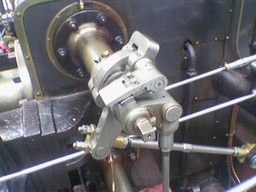
#> input picture valve.png, 256 x 192 px, shrunk from 640 x 480 before the run, found by its file name
$ python Sobel-filter.py
#> lines starting #> are read from the running program, lines starting #| are printed output that depends on the picture
from PIL import Image
import matplotlib.pyplot as plt
from math import sqrt

def Sobel_Operator(x0, y0, width, height, pix_list):
    Sx = [0]*3
    Sy = [0]*3
    rgb = [0]*3

    for i in range(3):
        if(x0 == y0 == 0):
            Sx[i] += pix_list[width*(y0+1) + x0+1][i] + 2*pix_list[width*y0 + x0+1][i]
            Sy[i] -= 2*pix_list[width*(y0+1) + x0][i] + pix_list[width*(y0+1) + x0+1][i]
        elif(x0 == 0 and y0 == height):
            Sx[i] += 2*pix_list[width*y0 + x0+1][i] + pix_list[width*(y0-1) + x0+1][i]
            Sy[i] += 2*pix_list[width*(y0-1) + x0][i] + pix_list[width*(y0-1) + x0+1][i]
        elif(x0 == width and y0 == 0):
            Sx[i] -= pix_list[width*(y0+1) + x0-1][i] + 2*pix_list[width*y0 + x0-1][i]
            Sy[i] -= pix_list[width*(y0+1) + x0-1][i] + 2*pix_list[width*(y0+1) + x0][i]
        elif(x0 == width and y0 == height):
            Sx[i] -= 2*pix_list[width*y0 + x0-1][i] + pix_list[width*(y0-1) + x0-1][i]
            Sy[i] += pix_list[width*(y0-1) + x0-1][i] + 2*pix_list[width*(y0-1) + x0][i]
        else:
            for Y in range(y0-1, y0+2):
                if(Y < 0 or Y >= height):
                    continue
                coef = 2 if (Y == y0) else 1
                Sx[i] += coef*(pix_list[width*Y + x0+1][i] - pix_list[width*Y + x0-1][i])

            for X in range(x0-1, x0+2):
                if(X < 0 or X >= width):
                    continue
                coef = 2 if (X == x0) else 1
                Sy[i] += coef*(pix_list[width*(y0-1) + X][i] - pix_list[width*(y0+1) + X][i])


    for i in range(3):
        rgb[i] += int(sqrt(Sx[i]*Sx[i] + Sy[i]*Sy[i]))
        rgb[i] = 255 if(rgb[i] >= 255) else rgb[i]

    #return tuple(Cij)
    return tuple( [ int( sum(rgb) / 3 ) ]*3 )


with Image.open("valve.png") as image:
#> image is the input picture: PIL image 256x192 RGB; mean R, G, B 106.3, 104.8, 108.9
    new_image = Image.new('RGB', (image.width, image.height))
#> new_image: PIL image 256x192 RGB; every value is 0
    pixel_values = list(image.getdata())
#> pixel_values = 49152 items

    for x in range(image.width-1):
        for y in range(image.height-1):
            new_color = Sobel_Operator(x, y, image.width, image.height, pixel_values)
            new_image.putpixel((x, y), new_color)
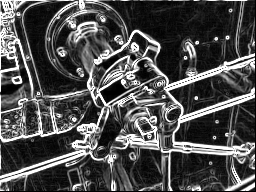
#> new_image: PIL image 256x192 RGB; min 0, max 255, mean 77.9

    new_image.save("new_valve_medium.png")

    plt.imshow(image)
    plt.show()

    plt.imshow(new_image)
    plt.show()
